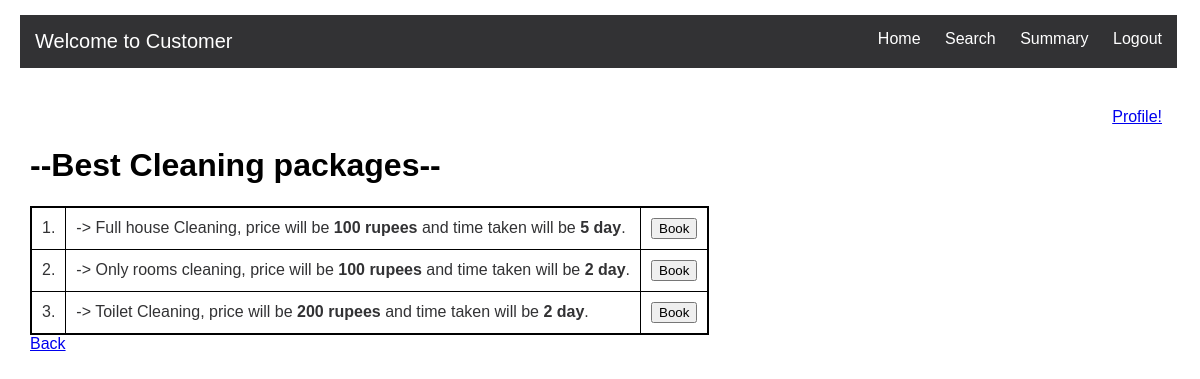
/Customer/Service/1/Cleaning, run on the app's committed database.
### Application/models.py (models this page shows)
class Service(db.Model):
    Service_id = db.Column(db.Integer, unique=True, primary_key=True, autoincrement=True, nullable=False)
    Service_name =db.Column(db.String, nullable=False)
    Price =db.Column(db.Integer, nullable=False)
    Time_required =db.Column(db.Integer, nullable=False)
    Description =db.Column(db.String, nullable=False)
    service_requests = db.relationship('Service_request', backref='service', lazy=True)

### Application/controller.py (the view)
@app.route('/Customer/Service/<int:ID>/<string:service_name>', methods=["GET"])
def C_Service(ID,service_name):
    all_services=Service.query.filter_by(Service_name=service_name).all()
    return render_template('Customer_Service.html',ID=ID,all_services=all_services,name=service_name)

### templates/Customer_Service.html (shortened to what this page needs)
<!DOCTYPE html>
<html lang="en">
<head>
    <link rel="stylesheet" type="text/css" href="{{url_for('static',filename='style1.css')}}">
</head>
<body>
    {% include 'Customer_header.html' %}
    <div class="profile"><a href="/Customer/{{ID}}">Profile!</a></div>
    <h1>--Best {{name}} packages--</h1>
    <table>
        {%for i in all_services%}
        <tr>
        <td>{{loop.index}}.</td>
        <td>-> {{i['Description']}}, price will be <strong>{{i['Price']}} rupees</strong> and time taken will be <strong>{{i['Time_required']}} day</strong>.</td>
        <td><a href="/Customer/{{ID}}/Book/{{i['Service_id']}}"><button>Book</button></a></td>
        </tr>
        {%endfor%}
    </table>
    <a href="/Customer/Home/{{ID}}">Back</a>
</body>
</html>

### static/style1.css (style rules this page uses)
body { font-family: Arial, sans-serif; margin-left: 30px; }
table { border-collapse: collapse; color: rgba(50,50,52,255);; border: 2px solid black; }
th, td { padding: 10px; border: 1px solid black; text-align: left; }
.profile { text-align: right; margin-right: 30px; }

### data on the page
Service: Description "Full house Cleaning", Price "100", Time_required "5"
Service: Description "Only rooms cleaning", Price "100", Time_required "2"
Service: Description "Toilet Cleaning", Price "200", Time_required "2"

### other printed values
{{ name }} "Cleaning"
